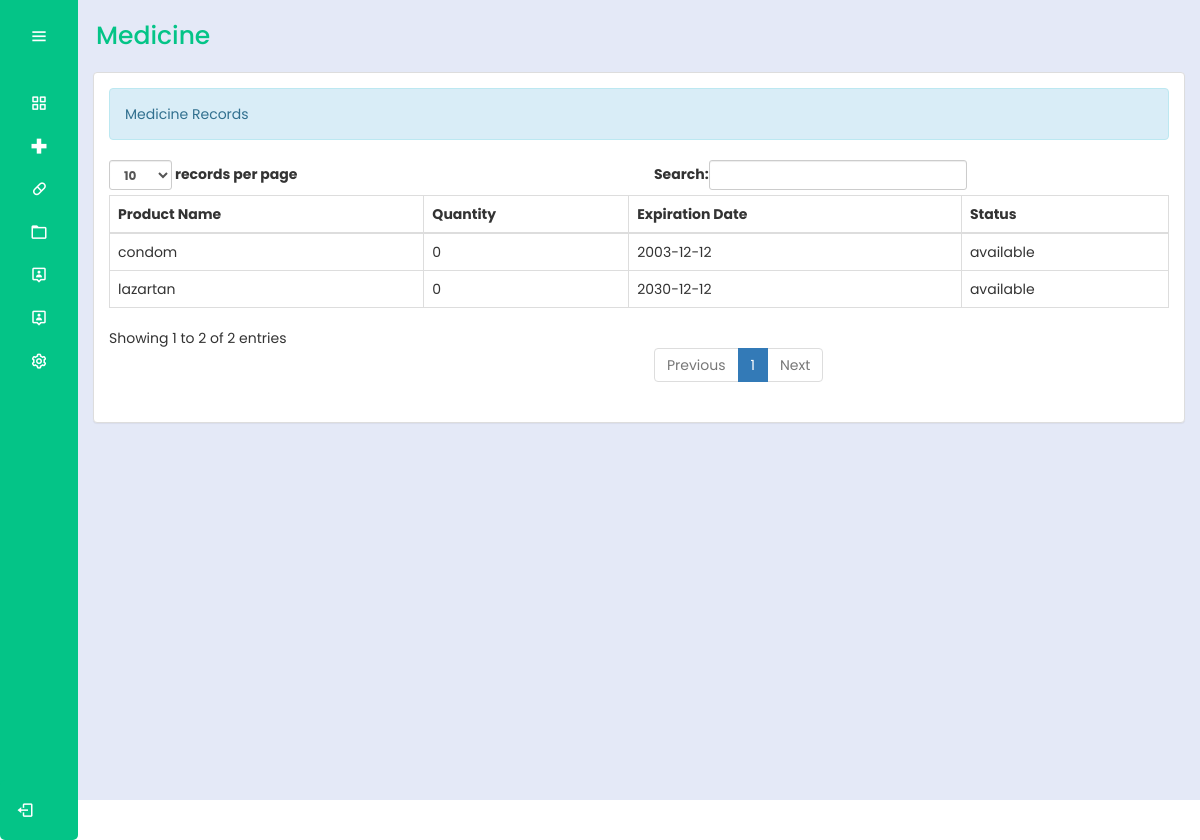
The app's page /admin/medicinerecords.php (signed in) with its own data.
### tables this page shows
CREATE TABLE `medicines` (
  `productId` int(30) NOT NULL,
  `productName` varchar(100) NOT NULL,
  `sponsor` varchar(100) NOT NULL,
  `unit` varchar(100) NOT NULL,
  `batch` varchar(100) NOT NULL,
  `quantity1` int(10) NOT NULL,
  `total` int(10) NOT NULL,
  `expDate` date NOT NULL,
  `status` varchar(100) NOT NULL
);

### admin/medicinerecords.php (the view, shortened to what this page needs)
<?php
@include "../connection/connect.php";
if(isset($_SESSION['user_data'])){
?>
<!DOCTYPE html>
<html lang="en">
<head>
  <link rel="stylesheet" href="../cssmainmenu/style.css">
  <link href='https://unpkg.com/boxicons@2.1.4/css/boxicons.min.css' rel='stylesheet'>
  <link rel = "stylesheet" type = "text/css" href = "../css/bootstrap.css " />
		<link rel = "stylesheet" type = "text/css" href = "../css/style.css" />
</head>
<body>
  <div class="sidebar">
    <div class="logo_details">
      <i class="bx bx-menu" id="btn"></i>
    </div>
    <ul class="nav-list">
      <li>
        <a href="Dashboard.php">
          <i class="bx bx-grid-alt"></i>
        </a>
      </li>
      <li>
        <a href="medicinerecords.php">
          <i class="bx bx-plus-medical"></i>
        </a>
      </li>
      <li>
        <a href="Contraceptives.php">
          <i class="bx bx-capsule"></i>
        </a>
      </li>
      <li>
        <a href="records.php">
          <i class="bx bx-folder"></i>
        </a>
      </li>
      <li>
        <a href="RegisteredUserAdmin.php">
          <i class="bx bx-user-pin"></i>
        </a>
      </li>
      <li>
          <a href="account.php">
            <i class="bx bx-user-pin"></i>
          </a>
        </li>
      <li>
       <a href="settings.php?id=<?php echo $_SESSION['user_data']['id']; ?>">
          <i class="bx bx-cog"></i>
        </a>
      </li>
      <li class="profile">
        <div class="profile_details">
           <div class="profile_content">
           <div class="name"><?php echo $_SESSION['user_data']['name']; ?></div>
          </div>
          </div>
  <a href="../logout.php" id="log_out">
    <i class="bx bx-log-out"></i>
  </a>
  </li>
    </ul>
  </div>
  <section class="home-section">
  <div class="text">Medicine</div>
  <div class="container-fluid">
		<div class="panel panel-default">
			<div class="panel-body">
      <div class = "alert alert-info">Medicine Records</div>
				<table id="table" class="table table-bordered">
					<thead>
						<tr>
							<th>Product Name</th>
							<th>Quantity</th>
							<th>Expiration Date</th>
							<th>Status</th>
						</tr>
					</thead>
					<tbody>
						<?php
							$query = $conn->query("SELECT * FROM `medicines`") or die(mysqli_error());
							while ($fetch = $query->fetch_array()) {
							?>
								<tr>
									<td><?php echo $fetch['productName'] ?></td>
									<td><?php echo $fetch['total'] ?></td>
									<td><?php echo $fetch['expDate'] ?></td>
                                    <td><?php echo $fetch['status'] ?></td>
						<?php
							}
						?>
					</tbody>
				</table>
			</div>
		</div>
	</div>
  </section>
      <br />
      <br />
</body>
</html>
<?php
}
else{
	header("Location:.././index.php?error=UnAuthorized Access");
}

### cssmainmenu/style.css (style rules this page uses)
:root { --color-default: #04c487; --color-second:#04c487; --color-white:#fff; --color-body:#e4e9f7; --color-light:#e0e0e0; }
* { padding: 0%; margin: 0%; box-sizing: border-box; font-family: 'Poppins', sans-serif; }
body { min-height: 100vh; }
.sidebar { min-height: 100vh; width: 78px; padding: 6px 14px; z-index: 99; background-color: var(--color-default); transition: all .5s ease; position: fixed; top:0; left: 0; }
.sidebar .logo_details { height: 60px; display: flex; align-items: center; position: relative; }
.sidebar .logo_details #btn { position: absolute; top:50%; right: 0; transform: translateY(-50%); font-size: 20px; text-align: center; cursor: pointer; transition: all .5s ease; }
.sidebar i { color:var(--color-white); height: 60px; line-height: 60px; min-width: 50px; font-size: 25px; text-align: center; }
.sidebar .nav-list { margin-top: 20px; height: 100%; }
.sidebar li { position: relative; margin:8px 0; list-style: none; }
.sidebar li a { display: flex; height: 100%; width: 100%; align-items: center; text-decoration: none; background-color: var(--color-default); position: relative; transition: all .5s ease; z-index: 12; }
.sidebar li a::after { content: ""; position: absolute; width: 100%; height: 100%; transform: scaleX(0); background-color: var(--color-white); border-radius: 5px; transition: transform 0.3s ease-in-out; transform-origin: left; z-index: -2; }
.sidebar li i { height: 35px; line-height: 35px; font-size: 18px; border-radius: 5px; }
.sidebar li.profile { position: fixed; height: 60px; width: 78px; left: 0; bottom:-8px; padding:10px 14px; overflow: hidden; transition: all .5s ease; }
.sidebar .profile .profile_details { display: flex; align-items: center; flex-wrap: nowrap; }
.sidebar li.profile .name, .sidebar li.profile .designation { font-size: 15px; font-weight: 400; color:var(--color-white); white-space: nowrap; }
.sidebar .profile #log_out { position: absolute; top:50%; right: 0; transform: translateY(-50%); background-color: var(--color-second); width: 100%; height: 60px; line-height: 60px; border-radius: 5px; cursor: pointer; transition: all 0.5s ease; }
.home-section { position: relative; background-color: var(--color-body); min-height: 100vh; top:0; left:78px; width: calc(100% - 78px); transition: all .5s ease; z-index: 2; }
.home-section .text { display: inline-block; color:var(--color-default); font-size: 25px; font-weight: 500; margin: 18px; }

### records on screen
medicines: productName "condom", total "0", expDate "2003-12-12", status "available"
medicines: productName "lazartan", total "0", expDate "2030-12-12", status "available"
